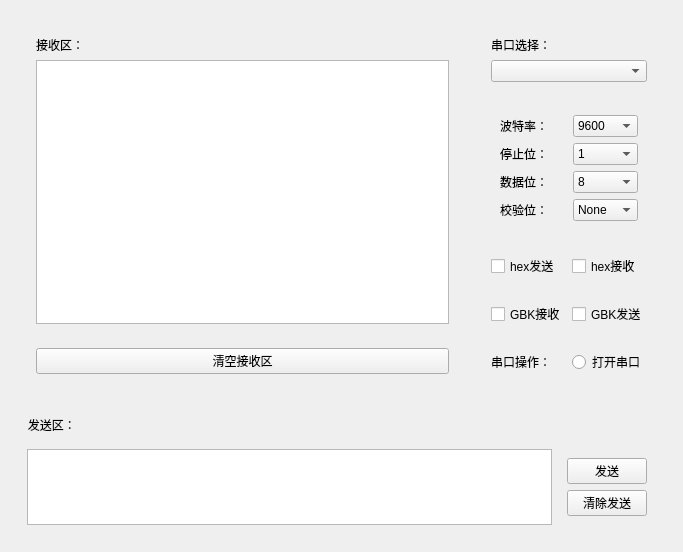
<?xml version="1.0" encoding="UTF-8"?>
<ui version="4.0">
 <class>MainWindow</class>
 <widget class="QMainWindow" name="MainWindow">
  <property name="geometry">
   <rect>
    <x>0</x>
    <y>0</y>
    <width>683</width>
    <height>551</height>
   </rect>
  </property>
  <property name="windowTitle">
   <string>MainWindow</string>
  </property>
  <widget class="QWidget" name="centralwidget">
   <layout class="QVBoxLayout" name="verticalLayout_9">
    <item>
     <widget class="QWidget" name="widget_13" native="true">
      <layout class="QHBoxLayout" name="horizontalLayout">
       <item>
        <widget class="QWidget" name="widget_11" native="true">
         <layout class="QVBoxLayout" name="verticalLayout_7">
          <item>
           <widget class="QWidget" name="widget_8" native="true">
            <layout class="QVBoxLayout" name="verticalLayout_5">
             <item>
              <widget class="QLabel" name="label_3">
               <property name="text">
                <string>接收区：</string>
               </property>
              </widget>
             </item>
             <item>
              <widget class="QTextEdit" name="re_text"/>
             </item>
            </layout>
           </widget>
          </item>
          <item>
           <widget class="QWidget" name="widget_12" native="true">
            <layout class="QHBoxLayout" name="horizontalLayout_5">
             <item>
              <widget class="QPushButton" name="clear_re_but">
               <property name="text">
                <string>清空接收区</string>
               </property>
              </widget>
             </item>
            </layout>
           </widget>
          </item>
         </layout>
        </widget>
       </item>
       <item>
        <widget class="QWidget" name="widget_6" native="true">
         <layout class="QVBoxLayout" name="verticalLayout_4">
          <item>
           <widget class="QWidget" name="widget_3" native="true">
            <layout class="QVBoxLayout" name="verticalLayout_3">
             <item>
              <widget class="QLabel" name="label">
               <property name="text">
                <string>串口选择：</string>
               </property>
              </widget>
             </item>
             <item>
              <widget class="mycomboBox" name="com_combox"/>
             </item>
            </layout>
           </widget>
          </item>
          <item>
           <widget class="QWidget" name="widget_7" native="true">
            <layout class="QHBoxLayout" name="horizontalLayout_3">
             <item>
              <widget class="QWidget" name="widget" native="true">
               <layout class="QVBoxLayout" name="verticalLayout">
                <item>
                 <widget class="QLabel" name="label_2">
                  <property name="text">
                   <string>波特率：</string>
                  </property>
                 </widget>
                </item>
                <item>
                 <widget class="QLabel" name="label_6">
                  <property name="text">
                   <string>停止位：</string>
                  </property>
                 </widget>
                </item>
                <item>
                 <widget class="QLabel" name="label_7">
                  <property name="text">
                   <string>数据位：</string>
                  </property>
                 </widget>
                </item>
                <item>
                 <widget class="QLabel" name="label_8">
                  <property name="text">
                   <string>校验位：</string>
                  </property>
                 </widget>
                </item>
               </layout>
              </widget>
             </item>
             <item>
              <widget class="QWidget" name="widget_2" native="true">
               <layout class="QVBoxLayout" name="verticalLayout_2">
                <item>
                 <widget class="QComboBox" name="btl_combox">
                  <item>
                   <property name="text">
                    <string>9600</string>
                   </property>
                  </item>
                  <item>
                   <property name="text">
                    <string>14400</string>
                   </property>
                  </item>
                  <item>
                   <property name="text">
                    <string>19200</string>
                   </property>
                  </item>
                 </widget>
                </item>
                <item>
                 <widget class="QComboBox" name="stop_combox">
                  <item>
                   <property name="text">
                    <string>1</string>
                   </property>
                  </item>
                  <item>
                   <property name="text">
                    <string>1.5</string>
                   </property>
                  </item>
                  <item>
                   <property name="text">
                    <string>2</string>
                   </property>
                  </item>
                 </widget>
                </item>
                <item>
                 <widget class="QComboBox" name="data_combox">
                  <item>
                   <property name="text">
                    <string>8</string>
                   </property>
                  </item>
                  <item>
                   <property name="text">
                    <string>7</string>
                   </property>
                  </item>
                  <item>
                   <property name="text">
                    <string>6</string>
                   </property>
                  </item>
                  <item>
                   <property name="text">
                    <string>5</string>
                   </property>
                  </item>
                 </widget>
                </item>
                <item>
                 <widget class="QComboBox" name="jiaoyan_combox">
                  <item>
                   <property name="text">
                    <string>None</string>
                   </property>
                  </item>
                  <item>
                   <property name="text">
                    <string>Odd</string>
                   </property>
                  </item>
                  <item>
                   <property name="text">
                    <string>Even</string>
                   </property>
                  </item>
                 </widget>
                </item>
               </layout>
              </widget>
             </item>
            </layout>
           </widget>
          </item>
          <item>
           <widget class="QWidget" name="widget_5" native="true">
            <layout class="QHBoxLayout" name="horizontalLayout_2">
             <item>
              <widget class="QCheckBox" name="hex_send_cheak">
               <property name="text">
                <string>hex发送</string>
               </property>
              </widget>
             </item>
             <item>
              <widget class="QCheckBox" name="hex_re_cheak">
               <property name="text">
                <string>hex接收</string>
               </property>
              </widget>
             </item>
            </layout>
           </widget>
          </item>
          <item>
           <widget class="QWidget" name="widget_15" native="true">
            <layout class="QHBoxLayout" name="horizontalLayout_6">
             <item>
              <widget class="QCheckBox" name="gbk_re">
               <property name="text">
                <string>GBK接收</string>
               </property>
              </widget>
             </item>
             <item>
              <widget class="QCheckBox" name="gbk_send">
               <property name="text">
                <string>GBK发送</string>
               </property>
              </widget>
             </item>
            </layout>
           </widget>
          </item>
          <item>
           <widget class="QWidget" name="widget_4" native="true">
            <layout class="QHBoxLayout" name="horizontalLayout_7">
             <item>
              <widget class="QLabel" name="label_5">
               <property name="text">
                <string>串口操作：</string>
               </property>
              </widget>
             </item>
             <item>
              <widget class="QRadioButton" name="open_radiobut">
               <property name="text">
                <string>打开串口</string>
               </property>
              </widget>
             </item>
            </layout>
           </widget>
          </item>
         </layout>
        </widget>
       </item>
      </layout>
     </widget>
    </item>
    <item>
     <widget class="QWidget" name="widget_10" native="true">
      <layout class="QVBoxLayout" name="verticalLayout_8">
       <item>
        <widget class="QLabel" name="label_4">
         <property name="text">
          <string>   发送区：</string>
         </property>
        </widget>
       </item>
       <item>
        <widget class="QWidget" name="widget_14" native="true">
         <layout class="QHBoxLayout" name="horizontalLayout_4">
          <item>
           <widget class="QTextEdit" name="send_text"/>
          </item>
          <item>
           <widget class="QWidget" name="widget_9" native="true">
            <layout class="QVBoxLayout" name="verticalLayout_6">
             <item>
              <widget class="QPushButton" name="send_but">
               <property name="text">
                <string>发送</string>
               </property>
              </widget>
             </item>
             <item>
              <widget class="QPushButton" name="clear_send_but">
               <property name="text">
                <string>清除发送</string>
               </property>
              </widget>
             </item>
            </layout>
           </widget>
          </item>
         </layout>
        </widget>
       </item>
      </layout>
     </widget>
    </item>
   </layout>
  </widget>
 </widget>
 <customwidgets>
  <customwidget>
   <class>mycomboBox</class>
   <extends>QComboBox</extends>
   <header location="global">mycombobox.h</header>
  </customwidget>
 </customwidgets>
 <resources/>
 <connections/>
</ui>
